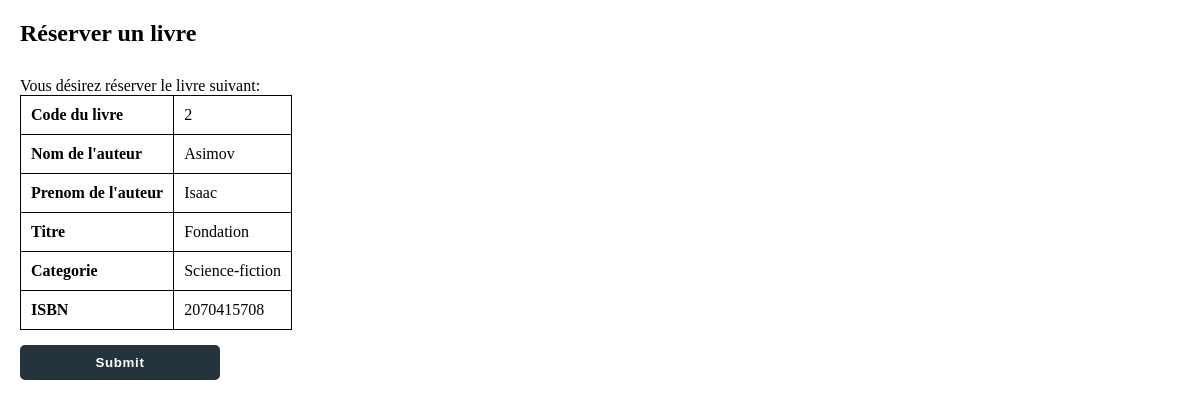
Screenshot of /pages/reserverUnLivre.php?livcode=2 with the database file from the repository.
### tables this page shows
CREATE TABLE IF NOT EXISTS `livres` (
  `livcode` int(16) NOT NULL AUTO_INCREMENT,
  `livnomaut` char(255) DEFAULT NULL,
  `livprenomaut` char(255) DEFAULT NULL,
  `livtitre` char(255) DEFAULT NULL,
  `livcategorie` char(255) DEFAULT NULL,
  `livISBN` char(255) DEFAULT NULL,
  `livdejareserve` tinyint(1) NOT NULL DEFAULT '0',
  PRIMARY KEY (`livcode`)
);

### pages/reserverUnLivre.php (the view, shortened to what this page needs)
<?php
    require '../include/dbh.inc.php';
    $livcode = $_GET["livcode"];
    $sql = "SELECT * FROM livres WHERE livcode = '$livcode'";
    $result = mysqli_query($conn, $sql);
    $row = mysqli_fetch_assoc($result);
    $nom = $row["livnomaut"];
    $prenom = $row["livprenomaut"];
    $titre = $row["livtitre"];
    $categorie = $row["livcategorie"];
    $isbn = $row["livISBN"];
?>
<link rel="stylesheet" type="text/css" href="../css/style.css">
<h2>Réserver un livre</h2>
<p>Vous désirez réserver le livre suivant: </p>
<table>
    <tr>
        <th>Code du livre</th>
        <td><?php echo $livcode ?></td>
    </tr>
    <tr>
        <th>Nom de l'auteur</th>
        <td><?php echo $nom ?></td>
    </tr>
    <tr>
        <th>Prenom de l'auteur</th>
        <td><?php echo $prenom ?></td>
    </tr>
    <tr>
        <th>Titre</th>
        <td><?php echo $titre ?></td>
    </tr>
    <tr>
        <th>Categorie</th>
        <td><?php echo $categorie ?></td>
    </tr>
    <tr>
        <th>ISBN</th>
        <td><?php echo $isbn ?></td>
    </tr>
</table>
<form action="confirmationReservation.php" method="post">
    <input type="submit">
</form>

### css/style.css (style rules this page uses)
* { margin: 0; padding: 0; }
h1, h2 { margin-top: 20px; margin-bottom: 30px; }
p { display: table-row; }
input, select { width: 200px; height: 25px; display: table-cell; margin-bottom: 5px; }
input[type="submit"] { margin-top: 15px; width: 200px; height: 35px; font-weight: bold; background-color: #25333D; color: white; border: 2px solid #25333D; border-radius: 5px; letter-spacing: 0.05em; cursor: pointer; }

### pages/reserverUnLivre.php (style rules this page uses)
table, th, td { border: 1px solid black; border-collapse: collapse; }
th, td { text-align: left; padding: 10px; }

### rows the page displays
livres: livnomaut "Asimov", livprenomaut "Isaac", livtitre "Fondation", livcategorie "Science-fiction", livISBN "2070415708"

### other values shown
$livcode "2"
